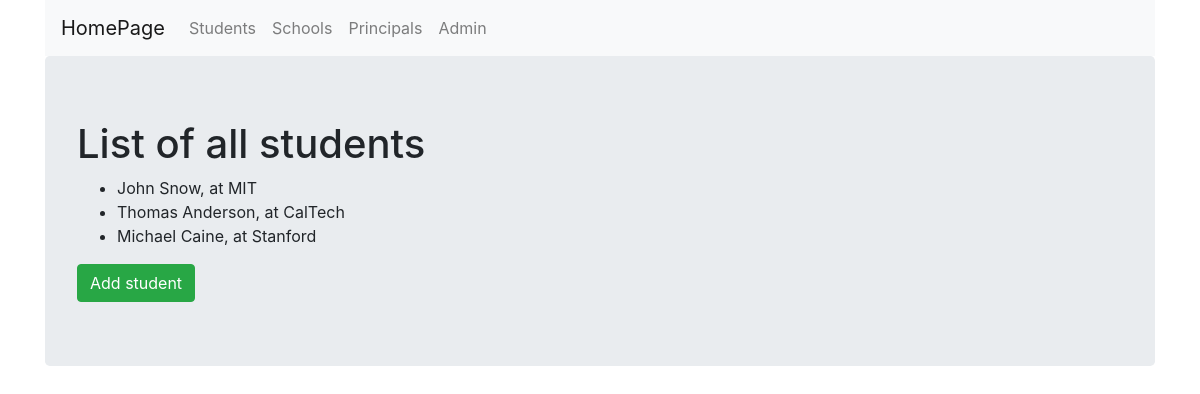
The page /CRUD_System/students/ on the database as committed earlier.
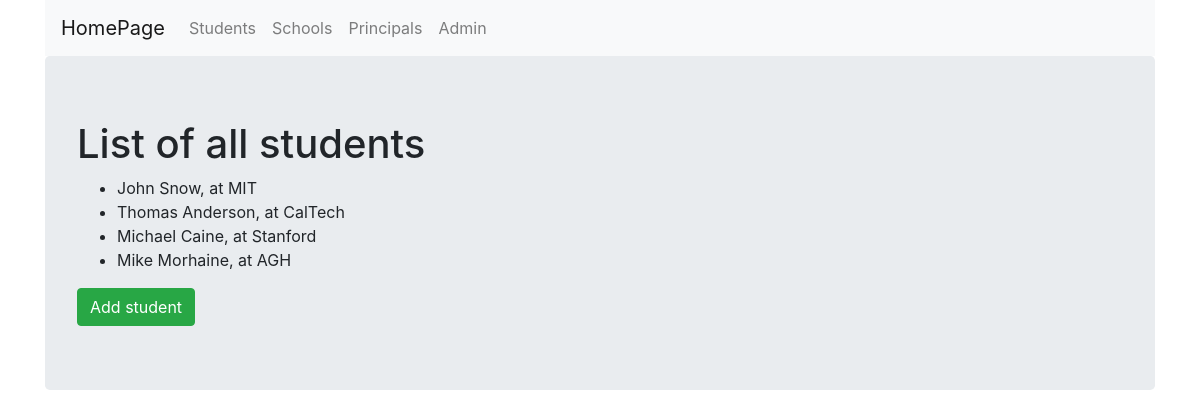
The same page on the database as committed later.
### CRUD_System/models.py (models this page shows, shortened)
class Student(models.Model):
    name = models.CharField(max_length = 256)
    last_name = models.CharField(max_length = 256)
    school = models.ForeignKey(School, on_delete=models.CASCADE, related_name='students')

class School(models.Model):
    name = models.CharField(max_length = 256)
    location = models.CharField(max_length = 256)
    def __str__(self):
        return self.name

### CRUD_System/views.py (the view)
# urls.py: path('students/', views.StudentListView.as_view(), name='students'),
class StudentListView(ListView):
    context_object_name = 'students'
    model = models.Student
    template_name = 'CRUD_ListView.html'

### CRUD_System/templates/CRUD_System/CRUD_ListView.html (shortened to what this page needs)
{% extends 'CRUD_System/CRUD_System_base.html'%}
{% block body_block %}
    {% if schools %}
        <h1>List of available schools</h1>
        <ul>
            {% for school in schools %}
                <li> {{ school.name }}, located at {{ school.location}}</li>
            {% empty %}
                <li>Sorry, no schools here!</li>
            {% endfor %}
        </ul>
        <a href="{% url 'CRUD_System:add_school'%}">
            <input type="submit" name="" id="" class='btn btn-success' value='Add school'>
        </a>
    {% elif students %}
    <h1>List of all students</h1>
    <ul>
        {% for student in students %}
            <li> {{ student.name }} {{ student.last_name}}, at {{ student.school}} </li>
            {% empty %}
                <li>Sorry, no entries here!</li>
        {% endfor %}
    </ul>
        <a href="{% url 'CRUD_System:add_student'%}">
            <input type="submit" name="" id="" class='btn btn-success' value='Add student'>
        </a>
    {% else%}
        <p>You shouldn't be able to see this view ...</p>
        <p>It only shows when the template page was called with an empty context_object_name tag</p>
    {% endif%}
{% endblock %}

Rows that differ between the two databases and show on the page:
added Student: name "Mike", last_name "Morhaine", school "AGH"
